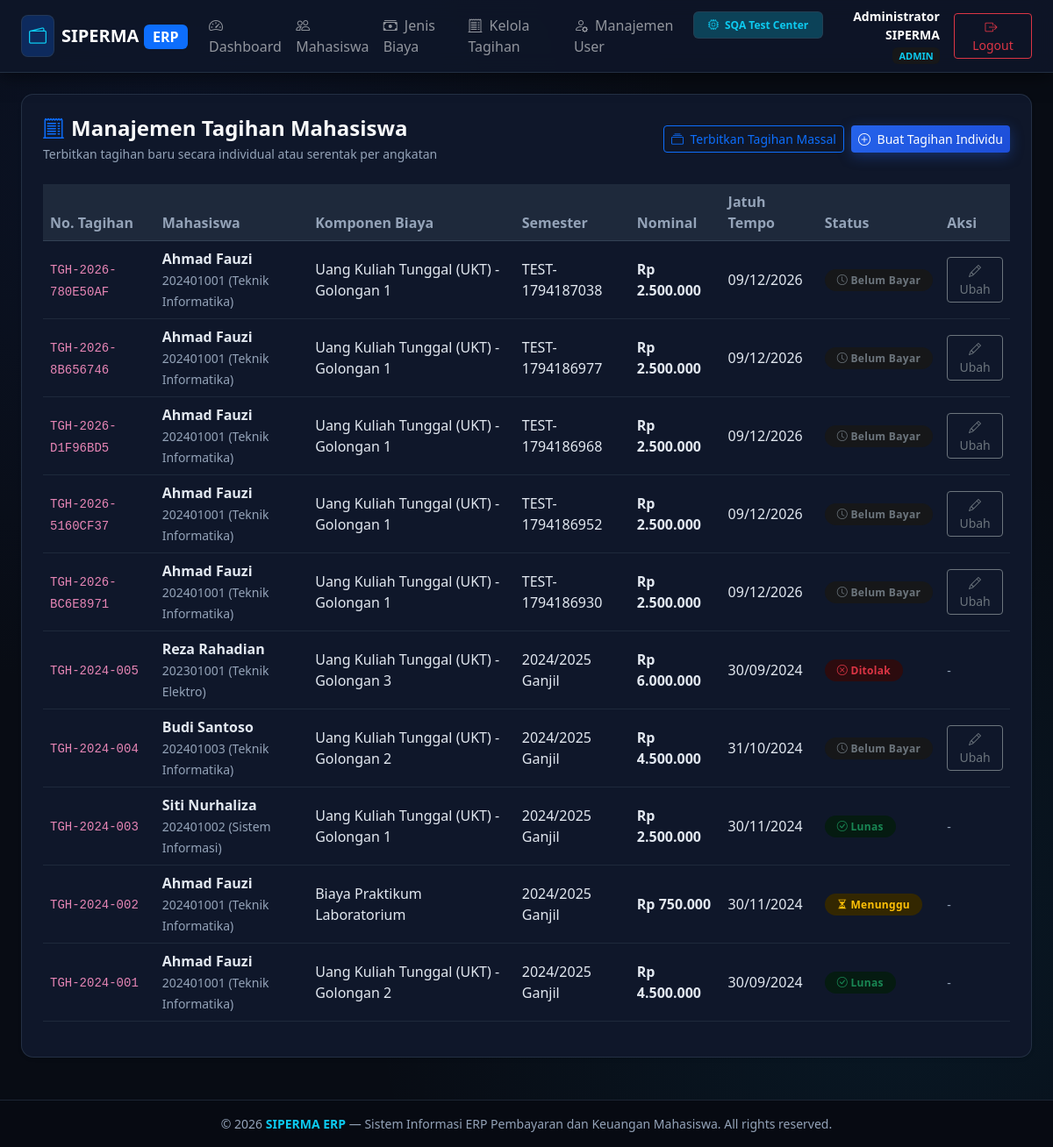
/admin/tagihan (signed in), run on an earlier commit of the app's database.
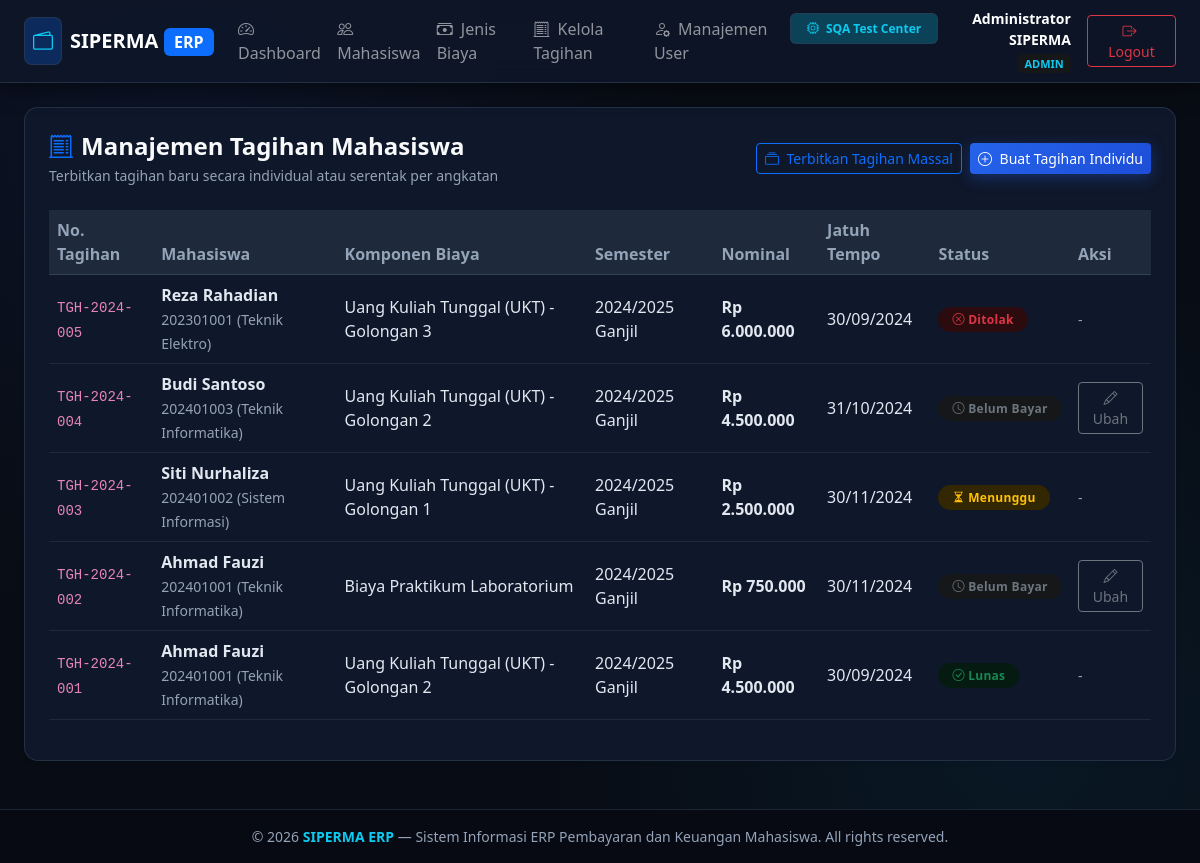
And on a later commit of the database.
### tables this page shows
CREATE TABLE tagihan (
    id INTEGER PRIMARY KEY AUTOINCREMENT,
    nomor_tagihan VARCHAR(50) UNIQUE NOT NULL,
    mahasiswa_id INTEGER NOT NULL,
    jenis_biaya_id INTEGER NOT NULL,
    semester VARCHAR(20) NOT NULL,
    nominal DECIMAL(12,2) NOT NULL,
    tanggal_terbit DATE NOT NULL,
    tanggal_jatuh_tempo DATE NOT NULL,
    status VARCHAR(20) DEFAULT 'belum_bayar' CHECK(status IN ('belum_bayar', 'menunggu_verifikasi', 'lunas', 'ditolak', 'dibatalkan')),
    created_at DATETIME DEFAULT CURRENT_TIMESTAMP,
    FOREIGN KEY (mahasiswa_id) REFERENCES mahasiswa(id) ON DELETE CASCADE,
    FOREIGN KEY (jenis_biaya_id) REFERENCES jenis_biaya(id) ON DELETE RESTRICT
);

CREATE TABLE mahasiswa (
    id INTEGER PRIMARY KEY AUTOINCREMENT,
    user_id INTEGER NULL,
    nim VARCHAR(20) UNIQUE NOT NULL,
    nama VARCHAR(100) NOT NULL,
    prodi VARCHAR(100) NOT NULL,
    angkatan VARCHAR(10) NOT NULL,
    email VARCHAR(100),
    telepon VARCHAR(20),
    status VARCHAR(20) DEFAULT 'aktif' CHECK(status IN ('aktif', 'cuti', 'lulus', 'drop_out')),
    created_at DATETIME DEFAULT CURRENT_TIMESTAMP,
    FOREIGN KEY (user_id) REFERENCES users(id) ON DELETE SET NULL
);

CREATE TABLE jenis_biaya (
    id INTEGER PRIMARY KEY AUTOINCREMENT,
    kode VARCHAR(20) UNIQUE NOT NULL,
    nama VARCHAR(100) NOT NULL,
    nominal_default DECIMAL(12,2) NOT NULL,
    keterangan TEXT,
    status VARCHAR(20) DEFAULT 'aktif' CHECK(status IN ('aktif', 'nonaktif')),
    created_at DATETIME DEFAULT CURRENT_TIMESTAMP
);

### src/Views/admin/tagihan.php (the view, shortened to what this page needs)
<?php $pageTitle = 'Kelola Tagihan'; require_once __DIR__ . '/../layouts/header.php'; ?>
<div class="card card-custom bg-white p-3 p-md-4 shadow-sm mb-4">
    <div class="page-header-responsive mb-4">
        <div>
            <h4 class="fw-bold text-light mb-1"><i class="bi bi-receipt-cutoff me-2 text-primary"></i>Manajemen Tagihan Mahasiswa</h4>
            <p class="text-muted small mb-0">Terbitkan tagihan baru secara individual atau serentak per angkatan</p>
        </div>
        <div class="page-actions-responsive">
            <button type="button" class="btn btn-outline-primary btn-sm" data-bs-toggle="modal" data-bs-target="#modalBatchTagihan">
                <i class="bi bi-collection me-1"></i> Terbitkan Tagihan Massal
            </button>
            <button type="button" class="btn btn-primary btn-sm" data-bs-toggle="modal" data-bs-target="#modalSingleTagihan">
                <i class="bi bi-plus-circle me-1"></i> Buat Tagihan Individu
            </button>
        </div>
    </div>
    <div class="table-responsive">
        <table class="table table-hover table-custom align-middle">
            <thead>
                <tr>
                    <th>No. Tagihan</th>
                    <th>Mahasiswa</th>
                    <th>Komponen Biaya</th>
                    <th>Semester</th>
                    <th>Nominal</th>
                    <th>Jatuh Tempo</th>
                    <th>Status</th>
                    <th>Aksi</th>
                </tr>
            </thead>
            <tbody>
                <?php if (empty($tagihanList)): ?>
                <tr><td colspan="8" class="text-center text-muted py-4">Belum ada tagihan diterbitkan</td></tr>
                <?php else: foreach ($tagihanList as $t): ?>
                <tr>
                    <td><code><?= htmlspecialchars($t['nomor_tagihan']) ?></code></td>
                    <td>
                        <strong><?= htmlspecialchars($t['nama_mahasiswa']) ?></strong><br>
                        <small class="text-muted"><?= htmlspecialchars($t['nim']) ?> (<?= htmlspecialchars($t['prodi']) ?>)</small>
                    </td>
                    <td><?= htmlspecialchars($t['nama_biaya']) ?></td>
                    <td><?= htmlspecialchars($t['semester']) ?></td>
                    <td class="fw-bold text-primary">Rp <?= number_format($t['nominal'], 0, ',', '.') ?></td>
                    <td><?= date('d/m/Y', strtotime($t['tanggal_jatuh_tempo'])) ?></td>
                    <td>
                        <?php if ($t['status'] === 'lunas'): ?>
                            <span class="badge bg-success-subtle text-success badge-status"><i class="bi bi-check-circle"></i> Lunas</span>
                        <?php elseif ($t['status'] === 'menunggu_verifikasi'): ?>
                            <span class="badge bg-warning-subtle text-warning badge-status"><i class="bi bi-hourglass-split"></i> Menunggu</span>
                        <?php elseif ($t['status'] === 'ditolak'): ?>
                            <span class="badge bg-danger-subtle text-danger badge-status"><i class="bi bi-x-circle"></i> Ditolak</span>
                        <?php else: ?>
                            <span class="badge bg-secondary-subtle text-secondary badge-status"><i class="bi bi-clock"></i> Belum Bayar</span>
                        <?php endif; ?>
                    </td>
                    <td>
                        <?php if ($t['status'] === 'belum_bayar'): ?>
                        <button type="button" class="btn btn-sm btn-outline-secondary" data-bs-toggle="modal" data-bs-target="#modalEditTagihan<?= $t['id'] ?>">
                            <i class="bi bi-pencil"></i> Ubah
                        </button>
                        <?php else: ?>
                            <span class="text-muted small">-</span>
                        <?php endif; ?>
                    </td>
                </tr>
                <?php endforeach; endif; ?>
            </tbody>
        </table>
    </div>
</div>
<?php require_once __DIR__ . '/../layouts/footer.php'; ?>

What changed in the data, as far as the page shows it:
removed tagihan: nomor_tagihan "TGH-2026-780E50AF", mahasiswa.nama "Ahmad Fauzi", mahasiswa.nim "202401001", mahasiswa.prodi "Teknik Informatika", jenis_biaya.nama "Uang Kuliah Tunggal (UKT) - Golongan 1", semester "TEST-1794187038", nominal "2.500.000", tanggal_jatuh_tempo "09/12/2026", status "belum_bayar" (drawn)
removed tagihan: nomor_tagihan "TGH-2026-8B656746", mahasiswa.nama "Ahmad Fauzi", mahasiswa.nim "202401001", mahasiswa.prodi "Teknik Informatika", jenis_biaya.nama "Uang Kuliah Tunggal (UKT) - Golongan 1", semester "TEST-1794186977", nominal "2.500.000", tanggal_jatuh_tempo "09/12/2026", status "belum_bayar" (drawn)
removed tagihan: nomor_tagihan "TGH-2026-D1F96BD5", mahasiswa.nama "Ahmad Fauzi", mahasiswa.nim "202401001", mahasiswa.prodi "Teknik Informatika", jenis_biaya.nama "Uang Kuliah Tunggal (UKT) - Golongan 1", semester "TEST-1794186968", nominal "2.500.000", tanggal_jatuh_tempo "09/12/2026", status "belum_bayar" (drawn)
removed tagihan: nomor_tagihan "TGH-2026-5160CF37", mahasiswa.nama "Ahmad Fauzi", mahasiswa.nim "202401001", mahasiswa.prodi "Teknik Informatika", jenis_biaya.nama "Uang Kuliah Tunggal (UKT) - Golongan 1", semester "TEST-1794186952", nominal "2.500.000", tanggal_jatuh_tempo "09/12/2026", status "belum_bayar" (drawn)
removed tagihan: nomor_tagihan "TGH-2026-BC6E8971", mahasiswa.nama "Ahmad Fauzi", mahasiswa.nim "202401001", mahasiswa.prodi "Teknik Informatika", jenis_biaya.nama "Uang Kuliah Tunggal (UKT) - Golongan 1", semester "TEST-1794186930", nominal "2.500.000", tanggal_jatuh_tempo "09/12/2026", status "belum_bayar" (drawn)
changed tagihan "TGH-2024-003": status "Lunas" → "Menunggu"
changed tagihan "TGH-2024-002": status "Menunggu -" → "Belum Bayar Ubah"
